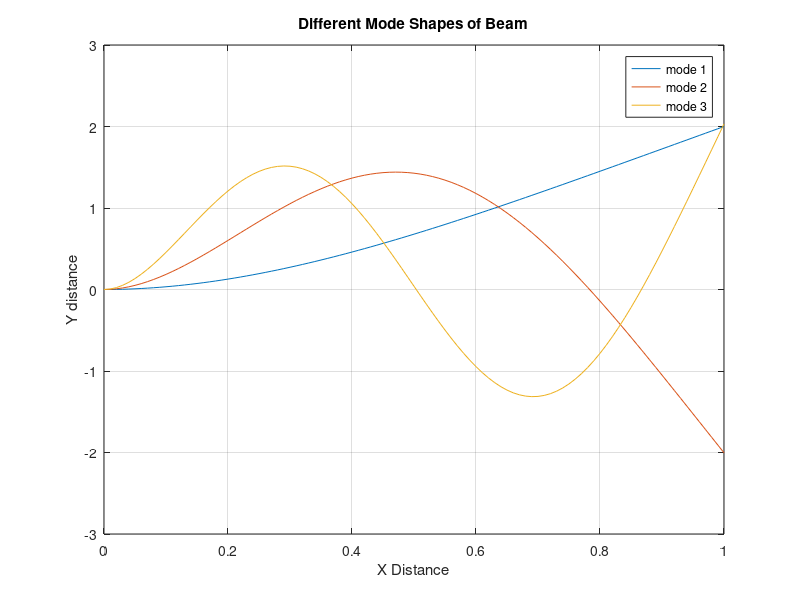

Here is the MATLAB script that generated this plot: (Note: this script raises an error after producing the figure.)
%% ME4005 Prelab 3
% This the code for the calculations for prelab 3
%% Part 1
% a) What is the Mode shape
% b) Find the first three natural frequencies
% c) Plot first three mode shapes on a graph

%%%%%%%%%%%%%%%%%%%%%%%%%%%%%%%%%%%%%%%%%%%%%%%%%%%%%%%%%%%%%%%%%%%%%%%%%%%

% -- Setup
clear; clc; format compact; close all;

% a) Mode shape equation
    % EI * dy^4/dx^4 - m*w^2* dy/dx = 0
    
% b) Natural Frequencies

    % -- Parameters 
    
    E = 69 * 10^9;              % Modulus of elasticity of aluminum (Pa) 
    W = .0224;                  % Width (m)
    th = 0.95/1000;             % Thickness (m)
    L = 9 * .0254;              % Length (m)
    
    Ix = (1/12)*(W)*(th^3);     % Moment of Inertia (m^4)  
    A = W * th;                 % Cross Sectional Area (m^3)
    Rho = 2700;                 % Density (kg/m^3)
    m = Rho * A * L             % Mass (kg)
    x = [0:0.01:1];             % x vector for plot
     
    % -- Calculation of natural frequencies (rad/s)
     
    u = sqrt((E*Ix)/(Rho*A*L^4));    % This is same for all natural freq
    w1 = (1.875^2)*u;            % Natural Freq 1       
    w2 = (4.695^2)*u;           % Natural Freq 2
    w3 = (7.855^2)*u;           % Natural Freq 3
     
    % -- Calculation of natural frequencies (hz)
    
    hz1 = w1 / (2*pi);
    hz2 = w2 / (2*pi);
    hz3 = w3 / (2*pi);
    
    % -- Output of Deliverables
    
    fprintf('The first three natural frequencies are %3.2f rad/s, %3.2f rad/s, %3.2f rad/s.\n',w1,w2,w3)
    fprintf('In hz the natural frequencies are %3.2f hz, %3.2f hz, %3.2f hz \n',hz1,hz2,hz3)
    
 % c) Graphing the Mode Shapes
    % Equation given as f(x) = A{(sin(n*pi) - sinh(n*pi)) * (sin(B*x) - sinh(B*x)) 
    %                           + (cos(n*pi) - cosh(n*pi)) * (cos(B*x) - cos(B*x))}
    
    % -- First shape
    
    beta = 1.875;
    sigma = 0.7341;
    f1 = (cosh(beta.*x) - cos(beta.*x)) - sigma*(sinh(beta.*x) - sin(beta.*x));
    plot(x,f1);
        grid on;
        hold on;
        xlabel('X Distance');
        ylabel('Y distance');
        title('Different Mode Shapes of Beam');
    
    % -- Second Shape
    
    beta = 4.695;
    sigma = 1.0185;
    f2 = (cosh(beta.*x) - cos(beta.*x)) - sigma*(sinh(beta.*x) - sin(beta.*x));
    plot(x,f2);
        hold on;
    
    % -- Third Shape
    
    beta = 7.855;
    sigma = 0.9992;
    f3 = (cosh(beta.*x) - cos(beta.*x)) - sigma*(sinh(beta.*x) - sin(beta.*x));
    plot(x,f3);
        hold on;
        legend('mode 1','mode 2','mode 3')
%% Part 2
% i) Sensitivity of the strain guage
%       a) This part will have the calibration of the strain gauge
%       b) Sensitivity of the strain gauge
%
% ii) Equivalent stiffness of beam
%       c) Plot of load vs. delta
%       d) Find equivalent stiffness of the beam
%       e) Is the beam stiffness linear or non linear

%%%%%%%%%%%%%%%%%%%%%%%%%%%%%%%%%%%%%%%%%%%%%%%%%%%%%%%%%%%%%%%%%%%%%%%%%%%

% -- Setup
clear; clc; format compact; close all; voffset = .00865; % Volts


% -- Intake data

data = readmatrix('Lab 2 Data.xlsx'); % data intake of displacement
    delta = [data(2,5) data(3,5) data(4,5) data(5,5) data(6,5)]'; % displacement in mm
V1 = load('2QuartersData'); % Load in selected data 
    V1 = V1.v1;             % Select data from Ch. 1
V2 = load('3QuartersData');
    V2 = V2.v1;
V3 = load('4QuartersData');
    V3 = V3.v1;
V4 = csvread('3QuartersPlusBlockData.csv');
    V4 = V4(:,2);
V5 = load('4QuartersPlusBlockData');
    V5 = V5.v1;
    
% -- Avgerage of data

V1 = mean(V1) - voffset;
V2 = mean(V2) - voffset;
V3 = mean(V3) - voffset;
V4 = mean(V4) - voffset;
V5 = mean(V5) - voffset;
V = [V1 V2 V3 V4 V5]';

% i) Sensitivity of strain gauge and Plot of deflection vs. voltage

    % -- Plot all the Data

    plot(delta,V,'*');
        hold on
        grid on
        xlabel('\delta at Beam End (mm)');
        ylabel('Output Voltage (V)');
        title('Voltage Output vs. Deflection of Beam at Free End')
        xlim([0 15])
        ylim([0 .001])

    % -- Trend Line calculations

    coef = polyfit(V,delta,1);
        fprintf('The correlation between volts and load is %3.5f mm/v \n',coef(1))

% ii) Equivalent Stiffness of the beam

% -- Input Load Data

load = [data(2,8) data(3,8) data(4,8) data(5,8) data(6,8)]'; %Load vector (N)

% -- Plot
figure
plot(delta,load,'*')
    hold on
    grid on
    xlabel('\delta at Beam End (mm)');
    ylabel('Load at Beam End(N)');
    title('Load on Beam vs. Deflection of Beam at Free End')
   
% -- Equivalent Stiffness of the beam

    coef = polyfit(delta,load,1);
        fprintf('The correlation between Delta and Load is %3.3f N/mm \n', coef(1))
    BFL = @(x) coef(1)*x + coef(2);
    fplot(BFL)
        hold on;
        legend('Data','0.27 N/mm')
disp('The beam stiffness appears to be linear and follows the trend line depicted in figure 2')
